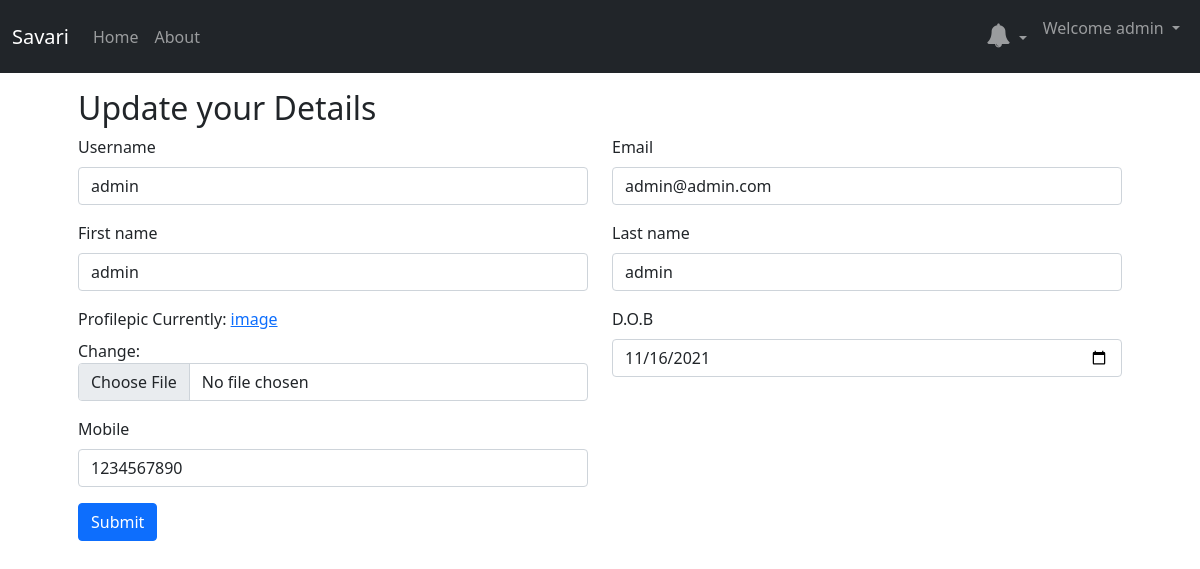
/user/update/1/ (signed in), run on the app's committed database.
### userAccount/models.py (models this page shows, shortened)
class User(AbstractBaseUser,PermissionsMixin):
    email=models.EmailField(max_length=254,unique=True)
    username=models.CharField(max_length=50,unique=True)
    first_name=models.CharField(max_length=50)
    last_name=models.CharField(max_length=50)
    profilepic=models.ImageField(upload_to='images/',default='image.jpg')
    dob=models.DateField()
    phone_regex = RegexValidator(regex=r'^[0-9]{10}$', message="Phone number must be entered in the format: '999999999'. 10 digits allowed.")
    mobile = models.CharField(validators=[phone_regex], max_length=17, blank=True)
    date_joined=models.DateTimeField(auto_now_add=True)
    last_login=models.DateTimeField(auto_now=True)
    is_admin=models.BooleanField(default=False)
    is_active=models.BooleanField(default=True)
    is_staff=models.BooleanField(default=False)
    is_superuser=models.BooleanField(default=False)
    USERNAME_FIELD='username'
    REQUIRED_FIELDS=['email','first_name','last_name','dob','mobile']
    objects=UserManager()
    def __str__(self):
        return self.username

### userAccount/views.py (the view, shortened to what this page needs)
# urls.py: path('update/<str:pk>/',views.updateUser,name="update_user"),
@login_required
def updateUser(request,pk):
    user=User.objects.get(id=pk)
    form=UpdateForm(instance=user)
    print(form)
    context={'form':form}
    return render(request,'userAccount/update.html',context)

### userAccount/forms.py
class UpdateForm(ModelForm):
    def __init__(self, *args, **kwargs):
        super(UpdateForm, self).__init__(*args, **kwargs)
        for visible in self.visible_fields():
            visible.field.widget.attrs['class'] = 'form-control'
    class Meta:
        model=User
        labels={'dob':('D.O.B')}
        fields = ["username", "dob", "email", "first_name", "last_name","mobile","profilepic"]
        widgets={'dob':widgets.DateInput(attrs={'type':'date'})}

### templates/userAccount/update.html (shortened to what this page needs)
{% extends 'base.html' %}
{% block body %}
    <div class="container my-3 px-5">
        <h2>Update your Details</h2>
        <form method="POST" enctype="multipart/form-data" action="{% url 'update_user' 2 %}">
            <div class="row">
                <div class="col-md-6">
                    <div class="mb-3">
                        <label for="exampleInputEmail1" class="form-label">{{form.username.label}}</label>
                        {{form.username}}
                    </div>
                </div>
                <div class="col-md-6">
                    <div class="mb-3">
                        <label for="exampleInputEmail1" class="form-label">{{form.email.label}}</label>
                        {{form.email}}
                    </div>
                </div>
                <div class="col-md-6">
                    <div class="mb-3">
                        <label for="exampleInputEmail1" class="form-label">{{form.first_name.label}}</label>
                        {{form.first_name}}
                    </div>
                </div>
                <div class="col-md-6">
                    <div class="mb-3">
                        <label for="exampleInputEmail1" class="form-label">{{form.last_name.label}}</label>
                        {{form.last_name}}
                    </div>
                </div>
                <div class="col-md-6">
                    <div class="mb-3">
                        <label for="exampleInputEmail1" class="form-label">{{form.profilepic.label}}</label>
                        {{form.profilepic}}
                    </div>
                </div>
                <div class="col-md-6">
                    <div class="mb-3">
                        <label for="exampleInputEmail1" class="form-label">{{form.dob.label}}</label>
                        {{form.dob}}
                    </div>
                </div>
                <div class="col-md-6">
                    <div class="mb-3">
                        <label for="exampleInputEmail1" class="form-label">{{form.mobile.label}}</label>
                        {{form.mobile}}
                    </div>
                </div>
            </div>
            <button type="submit" class="btn btn-primary">Submit</button>
        </form>
    </div>
{% endblock body %}

### templates/base.html (shortened to what this page needs)
{% load static %}
{% load notifications_tags %}
<!doctype html>
<html lang="en">
  <head>
    <link href="https://cdn.jsdelivr.net/npm/bootstrap@5.1.1/dist/css/bootstrap.min.css" rel="stylesheet">
    <link rel="stylesheet" href="https://cdnjs.cloudflare.com/ajax/libs/font-awesome/4.7.0/css/font-awesome.min.css">
  </head>
  <body>
    <nav class="navbar navbar-expand-lg navbar-dark bg-dark">
        <div class="container-fluid">
          <a class="navbar-brand" href="/">Savari</a>
          <div class="collapse navbar-collapse" id="navbarSupportedContent">
            <ul class="navbar-nav me-auto mb-2 mb-lg-0">
              <li class="nav-item">
                {% if request.user.groups.all.0.name == "Driver" %}
                <a class="nav-link {% block driverHome %}{% endblock driverHome %}" href="{% url 'driver_home' %}">Home</a>
                {% elif request.user.groups.all.0.name == "Passenger" %}
                <a class="nav-link {% block passengerHome %}{% endblock passengerHome %}" href="{% url 'passenger_home' %}">Home</a>
                {% else %}
                <a class="nav-link {% block activeHome %}{% endblock activeHome %}" href="{% url 'home' %}">Home</a>
                {% endif %}
              </li>
              <li class="nav-item">
                <a class="nav-link {% block activeAbout %}{% endblock activeAbout %}" href="/about">About</a>
              </li>
            </ul>
            {% if user.is_authenticated %}
            <ul class="navbar-nav ml-auto">
            <li class="nav-item dropdown">
              <a class="nav-link notification dropdown-toggle" href="#" id="notificationDropdown" role="button" data-bs-toggle="dropdown" aria-expanded="false">
                <i class="fa fa-bell" style="font-size:24px"></i>
              </a>
            </li>
            <li class="nav-item dropdown">
              <a class="nav-link dropdown-toggle" href="#" id="navbarDropdown" role="button" data-bs-toggle="dropdown" aria-expanded="false">
                Welcome {{ request.user }}
              </a>
            </li>
            </ul>
            {% endif %}
          </div>
        </div>
      </nav>
      {% block body %}{% endblock body %}
  </body>
</html>

### templates/base.html (style rules this page uses)
.notification { color: white; text-decoration: none; padding: 15px 26px; position: relative; display: inline-block; border-radius: 2px; }

### data on the page
User: user "admin", username "admin", email "admin@admin.com", first_name "admin", last_name "admin", dob "11/16/2021", mobile "1234567890"
